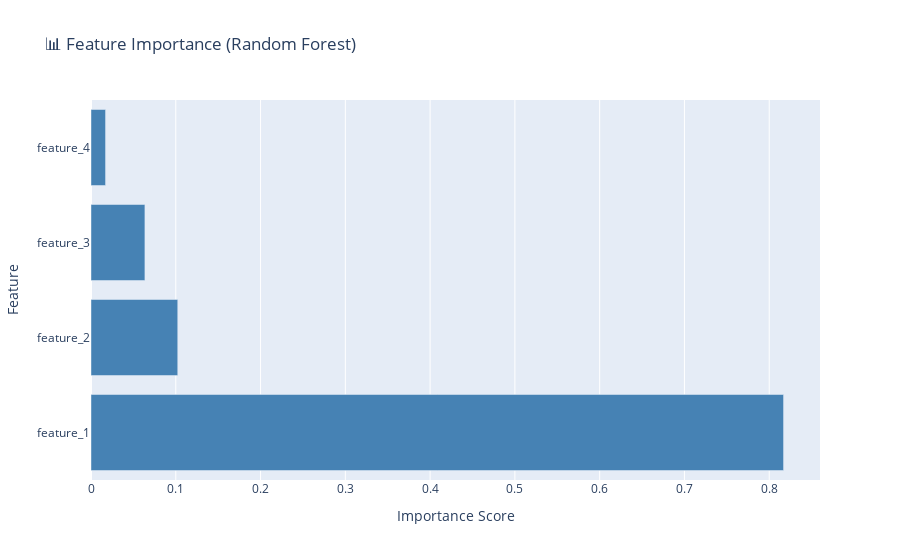

Notebook code cell kept with this figure:
### Code cell
# Feature importance using Random Forest
importance = ml.feature_importance(features, target_col)

fig = go.Figure(data=[
    go.Bar(
        y=list(importance.keys()),
        x=list(importance.values()),
        orientation='h',
        marker_color='steelblue'
    )
])
fig.update_layout(
    title='📊 Feature Importance (Random Forest)',
    xaxis_title='Importance Score',
    yaxis_title='Feature',
    height=350
)
fig

### Figure 1 — Plotly figure (JSON) as saved in the notebook; plotly's stock layout.template omitted (floating-point values rounded to 4 significant figures)
{"data": [{"marker": {"color": "steelblue"}, "orientation": "h", "type": "bar", "x": [0.8169, 0.1023, 0.06359, 0.01717], "y": ["feature_1", "feature_2", "feature_3", "feature_4"]}], "layout": {"autosize": true, "title": {"text": "📊 Feature Importance (Random Forest)"}, "xaxis": {"autorange": true, "range": [0, 0.8599], "title": {"text": "Importance Score"}, "type": "linear"}, "yaxis": {"autorange": true, "range": [-0.5, 3.5], "title": {"text": "Feature"}, "type": "category"}}}
